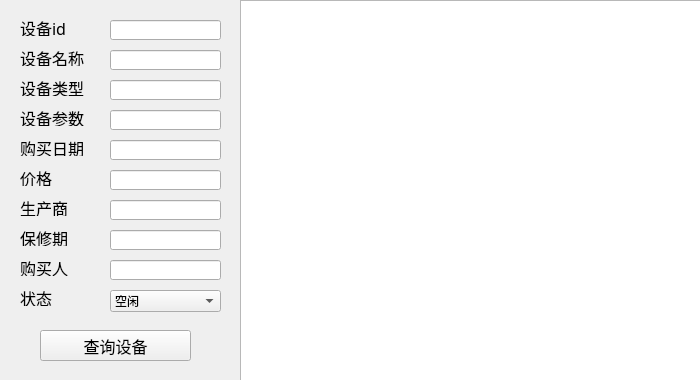
<?xml version="1.0" encoding="UTF-8"?>
<ui version="4.0">
 <class>Form</class>
 <widget class="QWidget" name="Form">
  <property name="geometry">
   <rect>
    <x>0</x>
    <y>0</y>
    <width>700</width>
    <height>380</height>
   </rect>
  </property>
  <property name="minimumSize">
   <size>
    <width>700</width>
    <height>380</height>
   </size>
  </property>
  <property name="maximumSize">
   <size>
    <width>700</width>
    <height>380</height>
   </size>
  </property>
  <property name="windowTitle">
   <string>Form</string>
  </property>
  <widget class="QLabel" name="label">
   <property name="geometry">
    <rect>
     <x>20</x>
     <y>20</y>
     <width>81</width>
     <height>16</height>
    </rect>
   </property>
   <property name="font">
    <font>
     <family>Adobe 楷体 Std R</family>
     <pointsize>12</pointsize>
    </font>
   </property>
   <property name="text">
    <string>设备id</string>
   </property>
   <property name="alignment">
    <set>Qt::AlignLeading|Qt::AlignLeft|Qt::AlignVCenter</set>
   </property>
  </widget>
  <widget class="QLabel" name="label_2">
   <property name="geometry">
    <rect>
     <x>20</x>
     <y>50</y>
     <width>81</width>
     <height>16</height>
    </rect>
   </property>
   <property name="font">
    <font>
     <family>Adobe 楷体 Std R</family>
     <pointsize>12</pointsize>
    </font>
   </property>
   <property name="text">
    <string>设备名称</string>
   </property>
   <property name="alignment">
    <set>Qt::AlignLeading|Qt::AlignLeft|Qt::AlignVCenter</set>
   </property>
  </widget>
  <widget class="QLabel" name="label_3">
   <property name="geometry">
    <rect>
     <x>20</x>
     <y>80</y>
     <width>81</width>
     <height>16</height>
    </rect>
   </property>
   <property name="font">
    <font>
     <family>Adobe 楷体 Std R</family>
     <pointsize>12</pointsize>
    </font>
   </property>
   <property name="text">
    <string>设备类型</string>
   </property>
   <property name="alignment">
    <set>Qt::AlignLeading|Qt::AlignLeft|Qt::AlignVCenter</set>
   </property>
  </widget>
  <widget class="QLabel" name="label_4">
   <property name="geometry">
    <rect>
     <x>20</x>
     <y>110</y>
     <width>81</width>
     <height>16</height>
    </rect>
   </property>
   <property name="font">
    <font>
     <family>Adobe 楷体 Std R</family>
     <pointsize>12</pointsize>
    </font>
   </property>
   <property name="text">
    <string>设备参数</string>
   </property>
   <property name="alignment">
    <set>Qt::AlignLeading|Qt::AlignLeft|Qt::AlignVCenter</set>
   </property>
  </widget>
  <widget class="QLabel" name="label_5">
   <property name="geometry">
    <rect>
     <x>20</x>
     <y>140</y>
     <width>81</width>
     <height>16</height>
    </rect>
   </property>
   <property name="font">
    <font>
     <family>Adobe 楷体 Std R</family>
     <pointsize>12</pointsize>
    </font>
   </property>
   <property name="text">
    <string>购买日期</string>
   </property>
   <property name="alignment">
    <set>Qt::AlignLeading|Qt::AlignLeft|Qt::AlignVCenter</set>
   </property>
  </widget>
  <widget class="QLabel" name="label_6">
   <property name="geometry">
    <rect>
     <x>20</x>
     <y>170</y>
     <width>81</width>
     <height>16</height>
    </rect>
   </property>
   <property name="font">
    <font>
     <family>Adobe 楷体 Std R</family>
     <pointsize>12</pointsize>
    </font>
   </property>
   <property name="text">
    <string>价格</string>
   </property>
   <property name="alignment">
    <set>Qt::AlignLeading|Qt::AlignLeft|Qt::AlignVCenter</set>
   </property>
  </widget>
  <widget class="QLabel" name="label_7">
   <property name="geometry">
    <rect>
     <x>20</x>
     <y>200</y>
     <width>81</width>
     <height>16</height>
    </rect>
   </property>
   <property name="font">
    <font>
     <family>Adobe 楷体 Std R</family>
     <pointsize>12</pointsize>
    </font>
   </property>
   <property name="text">
    <string>生产商</string>
   </property>
   <property name="alignment">
    <set>Qt::AlignLeading|Qt::AlignLeft|Qt::AlignVCenter</set>
   </property>
  </widget>
  <widget class="QLabel" name="label_8">
   <property name="geometry">
    <rect>
     <x>20</x>
     <y>230</y>
     <width>81</width>
     <height>16</height>
    </rect>
   </property>
   <property name="font">
    <font>
     <family>Adobe 楷体 Std R</family>
     <pointsize>12</pointsize>
    </font>
   </property>
   <property name="text">
    <string>保修期</string>
   </property>
   <property name="alignment">
    <set>Qt::AlignLeading|Qt::AlignLeft|Qt::AlignVCenter</set>
   </property>
  </widget>
  <widget class="QLabel" name="label_9">
   <property name="geometry">
    <rect>
     <x>20</x>
     <y>260</y>
     <width>81</width>
     <height>16</height>
    </rect>
   </property>
   <property name="font">
    <font>
     <family>Adobe 楷体 Std R</family>
     <pointsize>12</pointsize>
    </font>
   </property>
   <property name="text">
    <string>购买人</string>
   </property>
   <property name="alignment">
    <set>Qt::AlignLeading|Qt::AlignLeft|Qt::AlignVCenter</set>
   </property>
  </widget>
  <widget class="QLabel" name="label_10">
   <property name="geometry">
    <rect>
     <x>20</x>
     <y>290</y>
     <width>81</width>
     <height>16</height>
    </rect>
   </property>
   <property name="font">
    <font>
     <family>Adobe 楷体 Std R</family>
     <pointsize>12</pointsize>
    </font>
   </property>
   <property name="text">
    <string>状态</string>
   </property>
   <property name="alignment">
    <set>Qt::AlignLeading|Qt::AlignLeft|Qt::AlignVCenter</set>
   </property>
  </widget>
  <widget class="QLineEdit" name="lineEdit">
   <property name="geometry">
    <rect>
     <x>110</x>
     <y>20</y>
     <width>111</width>
     <height>20</height>
    </rect>
   </property>
  </widget>
  <widget class="QLineEdit" name="lineEdit_2">
   <property name="geometry">
    <rect>
     <x>110</x>
     <y>50</y>
     <width>111</width>
     <height>20</height>
    </rect>
   </property>
  </widget>
  <widget class="QLineEdit" name="lineEdit_3">
   <property name="geometry">
    <rect>
     <x>110</x>
     <y>80</y>
     <width>111</width>
     <height>20</height>
    </rect>
   </property>
  </widget>
  <widget class="QLineEdit" name="lineEdit_4">
   <property name="geometry">
    <rect>
     <x>110</x>
     <y>110</y>
     <width>111</width>
     <height>20</height>
    </rect>
   </property>
  </widget>
  <widget class="QLineEdit" name="lineEdit_5">
   <property name="geometry">
    <rect>
     <x>110</x>
     <y>140</y>
     <width>111</width>
     <height>20</height>
    </rect>
   </property>
  </widget>
  <widget class="QLineEdit" name="lineEdit_6">
   <property name="geometry">
    <rect>
     <x>110</x>
     <y>170</y>
     <width>111</width>
     <height>20</height>
    </rect>
   </property>
  </widget>
  <widget class="QLineEdit" name="lineEdit_7">
   <property name="geometry">
    <rect>
     <x>110</x>
     <y>200</y>
     <width>111</width>
     <height>20</height>
    </rect>
   </property>
  </widget>
  <widget class="QLineEdit" name="lineEdit_8">
   <property name="geometry">
    <rect>
     <x>110</x>
     <y>230</y>
     <width>111</width>
     <height>20</height>
    </rect>
   </property>
  </widget>
  <widget class="QLineEdit" name="lineEdit_9">
   <property name="geometry">
    <rect>
     <x>110</x>
     <y>260</y>
     <width>111</width>
     <height>20</height>
    </rect>
   </property>
  </widget>
  <widget class="QPushButton" name="pushButton">
   <property name="geometry">
    <rect>
     <x>40</x>
     <y>330</y>
     <width>151</width>
     <height>31</height>
    </rect>
   </property>
   <property name="font">
    <font>
     <family>Adobe 仿宋 Std R</family>
     <pointsize>12</pointsize>
    </font>
   </property>
   <property name="text">
    <string>查询设备</string>
   </property>
  </widget>
  <widget class="QComboBox" name="comboBox">
   <property name="geometry">
    <rect>
     <x>110</x>
     <y>290</y>
     <width>111</width>
     <height>22</height>
    </rect>
   </property>
   <item>
    <property name="text">
     <string>空闲</string>
    </property>
   </item>
   <item>
    <property name="text">
     <string>使用中</string>
    </property>
   </item>
   <item>
    <property name="text">
     <string>维修中</string>
    </property>
   </item>
   <item>
    <property name="text">
     <string>报废</string>
    </property>
   </item>
  </widget>
  <widget class="QTableView" name="tableView">
   <property name="geometry">
    <rect>
     <x>240</x>
     <y>0</y>
     <width>461</width>
     <height>381</height>
    </rect>
   </property>
  </widget>
 </widget>
 <resources/>
 <connections/>
</ui>
